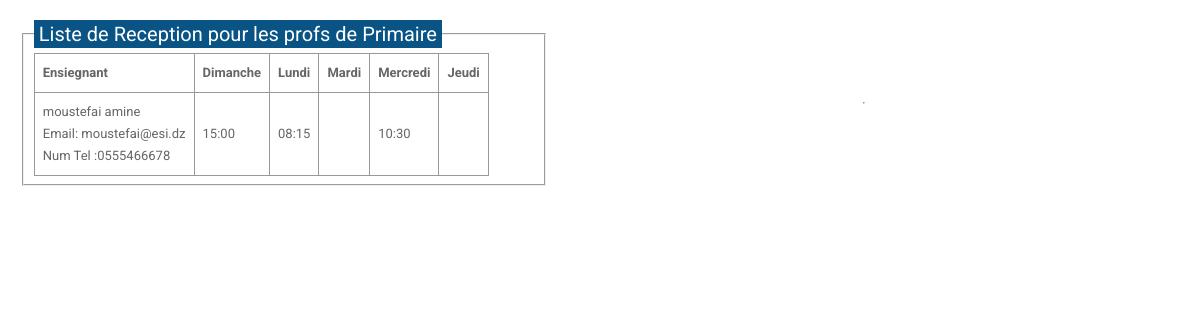
Screenshot of /ReceptionProfCycles/ListeEnsReceptionPrimaire.php with the database file from the repository.
### tables this page shows
CREATE TABLE IF NOT EXISTS `enseignants` (
  `id` bigint(20) NOT NULL AUTO_INCREMENT,
  `nom` varchar(25) NOT NULL,
  `prenom` varchar(25) NOT NULL,
  `dateNais` date NOT NULL,
  `adress` varchar(50) NOT NULL,
  `numTel1` varchar(20) NOT NULL,
  `numTel2` varchar(20) NOT NULL,
  `numTel3` varchar(20) NOT NULL,
  `idModule` int(11) NOT NULL,
  `idUser` int(11) NOT NULL,
  PRIMARY KEY (`id`)
);

CREATE TABLE IF NOT EXISTS `users` (
  `idUser` int(11) NOT NULL AUTO_INCREMENT,
  `email` varchar(50) NOT NULL,
  `password` varchar(50) NOT NULL,
  `username` varchar(20) NOT NULL,
  PRIMARY KEY (`idUser`)
);

CREATE TABLE IF NOT EXISTS `reception` (
  `id` int(11) NOT NULL AUTO_INCREMENT,
  `idEn` int(11) NOT NULL,
  `heureReception` varchar(15) NOT NULL,
  `jourReception` varchar(20) NOT NULL,
  PRIMARY KEY (`id`)
);

### Model/dbConfig.php (called while the page is built, shortened)
<?php
$db='e-school';
 $host='127.0.0.1';

### Model/niveau.php (called while the page is built, shortened)
<?php
require_once (__DIR__."/model.php");
class niveau{
    public static function getNivByCycle($cycle){
        $request="SELECT * FROM niveau WHERE cycle='$cycle'";
        return model::request($request);
    }
}
?>

### Model/model.php (called while the page is built, shortened)
<?php
class model{
    private static $conn;
    private static $isConnected = false;
    public static function connexion(){
        require_once __DIR__.'/dbConfig.php' ;
        if(!model::$isConnected){
        try{
            self::$conn = new PDO('mysql:host=localhost;dbname=e-school','root','');
            self::$isConnected = true;
        }
        catch(PDOException $e) {
            echo "Error: " . $e->getMessage();
            exit();
          }
        }
    }
    public static function request($req){
        $stmt=self::$conn->prepare($req);
        $stmt->execute(array());
        return self::fetchAll($stmt);
    }
    public static function fetchAll($resultatRequete){
        if($resultatRequete){
            return $resultatRequete->fetchAll();
        }else{
            return false;
        }
    }
    public static function getField($requeste){
        $stmt=self::$conn->prepare($requeste);
        $stmt -> execute();
        $field = $stmt -> fetch(PDO::FETCH_ASSOC);
        return $field;
    }
}
?>

### Controler/niveauCtrl.php (called while the page is built, shortened)
<?php
require_once "../Model/niveau.php";
class niveauCtrl{
    public function getNivByCycle($cycle){
        return niveau::getNivByCycle($cycle);
    }
}
?>

### Model/modules.php (called while the page is built, shortened)
<?php
require_once (__DIR__."/model.php");
class modules{
    public static function getModuleByIdNiv($idNiv){
        $request="SELECT * FROM modules WHERE idNiv='$idNiv'";
        return model::getField($request);
    }
}
?>

### Controler/moduleCtrl.php (called while the page is built, shortened)
<?php
require_once "../Model/modules.php";
class moduleCtrl{
    public function getModuleByIdNiv($idNiv){
        return modules::getModuleByIdNiv($idNiv);
    }
}
?>

### Model/enseignant.php (called while the page is built, shortened)
<?php
require_once (__DIR__."/model.php");
class enseignant{
    public static function getInfoAccount($idUser){
        $requete="SELECT * FROM users WHERE idUser='$idUser'";
        return model::request($requete);
    }
    public static function  getprofByIdMod($id){
        $requete="SELECT * From enseignants WHERE idModule='$id'";
        return model::request($requete);
    }
}
?>

### Controler/enseignantCtrl.php (called while the page is built, shortened)
<?php
require_once "../Model/enseignant.php";
class enseignantCtrl{
    public function getInfoAccount($idUser){
        return enseignant::getInfoAccount($idUser);
    }
    public function getprofByIdMod($id){
        return enseignant::getprofByIdMod($id);
    }
}
?>

### Model/reception.php (called while the page is built, shortened)
<?php
require_once (__DIR__."/model.php");
class reception{
    public static function getReceptionByidprofJour($idEnseignant,$jour){
        $requeste="SELECT * FROM reception WHERE idEn='$idEnseignant' AND jourReception='$jour'";
        return model::getField($requeste);
    }
}
?>

### Controler/receptionCtrl.php (called while the page is built, shortened)
<?php
require_once "../Model/reception.php";
class receptionCtrl{
    public function getReceptionByidprofJour($idEnseignant,$jour){
        return reception::getReceptionByidprofJour($idEnseignant,$jour);
    }
}
?>

### Vue/EmploiTempsCycleVue.php (the view)
<?php
require_once "../Controler/receptionCtrl.php";
require_once "../Controler/enseignantCtrl.php";
require_once "../Controler/moduleCtrl.php";
require_once "../Controler/niveauCtrl.php";
class EmploiTempsCycleVue{
    private $controller;
    public function __construct(){
        $this->controller = new receptionCtrl();
    }
    public function getTableReception($cycle,$legend){
        $ensCtrl=new enseignantCtrl();
        $nivCtrl=new niveauCtrl();
        $niveaux=$nivCtrl->getNivByCycle($cycle);
        $moduleCtrl=new moduleCtrl();
        echo '     <div class="testbox">  <fieldset><legend>'.$legend.'</legend>
        <table>
        <tr>
        <th>Ensiegnant</th>
        <th>Dimanche</th>
        <th>Lundi</th>
        <th>Mardi</th>
        <th>Mercredi</th>
        <th>Jeudi</th>
        </tr>';
        foreach($niveaux as $niv){
            $module=$moduleCtrl->getModuleByIdNiv($niv['idNiv']);
            if(count($module)){
                $profs=$ensCtrl->getprofByIdMod($module['idModule']);
            foreach($profs as $prof){
                $user=$ensCtrl->getInfoAccount($prof['idUser']);
        echo '
        <tr><td>'.$prof['nom'].'  '.$prof['prenom'].'<br/> Email: '.$user[0]['email'].'<br/> Num Tel :'.$prof['numTel1'].' </td>';
        $reception=$this->controller->getReceptionByidprofJour($prof['id'],'Dimanche');
        echo
        '<td>'.$reception['heureReception'].'</td>';
        $reception=$this->controller->getReceptionByidprofJour($prof['id'],'Lundi');
        echo'<td>'.$reception['heureReception'].'</td>';
        $reception=$this->controller->getReceptionByidprofJour($prof['id'],'Mardi');
        echo'<td>'.$reception['heureReception'].'</td>';
        $reception=$this->controller->getReceptionByidprofJour($prof['id'],'Mercredi');
        echo'<td>'.$reception['heureReception'].'</td>';
        $reception=$this->controller->getReceptionByidprofJour($prof['id'],'Jeudi');
        echo'<td>'.$reception['heureReception'].'</td></tr>'; }
    }
    }
        echo '
        </table>        </fieldset><hr/></div>';
    }
}
?>

### public/CSS/gestionusersstyle.css (style rules this page uses)
html, body { min-height: 90%; }
body, div, form, input, label ,select { padding: 0; margin: 0; outline: none; font-family: Roboto, Arial, sans-serif; font-size: 13px; color: #666; line-height: 22px; }
legend { color: #fff; background-color: #095484; padding: 3px 5px; font-size: 20px; }
.testbox { display: flex; justify-content: center; align-items: center; height: inherit; padding: 20px; }
table { border-collapse: collapse; display: flex; width: 500px; }
td, th { border: 1px solid #999; padding: 0.5rem; text-align: left; }

### rows the page displays
enseignants: nom "moustefai", prenom "amine", idUser.email "moustefai@esi.dz", numTel1 "0555466678", reception.heureReception "15:00", reception.heureReception "08:15", reception.heureReception "10:30"

### other values shown
$legend "Liste de Reception pour les profs de Primaire"
